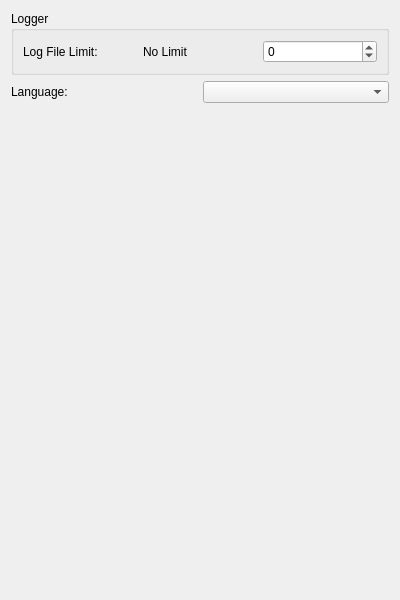
<?xml version="1.0" encoding="UTF-8"?>
<ui version="4.0">
 <class>LauncherTab</class>
 <widget class="QWidget" name="LauncherTab">
  <property name="geometry">
   <rect>
    <x>0</x>
    <y>0</y>
    <width>400</width>
    <height>600</height>
   </rect>
  </property>
  <property name="windowTitle">
   <string notr="true">Form</string>
  </property>
  <layout class="QVBoxLayout" name="verticalLayout_2">
   <item>
    <widget class="QGroupBox" name="groupBox">
     <property name="whatsThis">
      <string notr="true"/>
     </property>
     <property name="title">
      <string>Logger</string>
     </property>
     <layout class="QVBoxLayout" name="verticalLayout">
      <item>
       <layout class="QHBoxLayout" name="horizontalLayout_4">
        <item>
         <widget class="QLabel" name="logNumber_label">
          <property name="text">
           <string>Log File Limit:</string>
          </property>
          <property name="buddy">
           <cstring>logNumber_spinBox</cstring>
          </property>
         </widget>
        </item>
        <item>
         <widget class="QLabel" name="logTip_label">
          <property name="text">
           <string>No Limit</string>
          </property>
         </widget>
        </item>
        <item>
         <widget class="QSpinBox" name="logNumber_spinBox">
          <property name="minimum">
           <number>-1</number>
          </property>
         </widget>
        </item>
       </layout>
      </item>
     </layout>
    </widget>
   </item>
   <item>
    <layout class="QHBoxLayout" name="horizontalLayout">
     <item>
      <widget class="QLabel" name="lang_label">
       <property name="text">
        <string>Language:</string>
       </property>
       <property name="buddy">
        <cstring>lang_cb</cstring>
       </property>
      </widget>
     </item>
     <item>
      <widget class="QComboBox" name="lang_cb">
       <property name="whatsThis">
        <string notr="true"/>
       </property>
      </widget>
     </item>
    </layout>
   </item>
   <item>
    <spacer name="verticalSpacer_4">
     <property name="orientation">
      <enum>Qt::Vertical</enum>
     </property>
     <property name="sizeHint" stdset="0">
      <size>
       <width>20</width>
       <height>507</height>
      </size>
     </property>
    </spacer>
   </item>
  </layout>
 </widget>
 <resources/>
 <connections/>
</ui>
